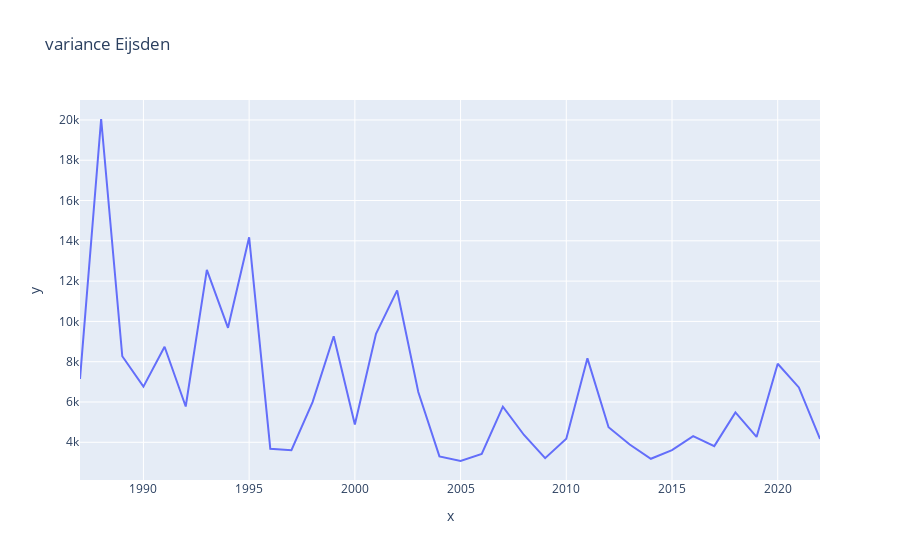

Here is the notebook cell this chart was saved with:
### Code cell
#plot variance Eijsden
x = year_number
y = variance_list_Eijsden
fig = px.line(dataEijsden, title = 'variance Eijsden', x = year_number , y = variance_list_Eijsden )
fig.show()

### Figure 1 — Plotly figure (JSON) as saved in the notebook; plotly's stock layout.template omitted (floating-point values rounded to 4 significant figures)
{"data": [{"hovertemplate": "x=%{x}<br>y=%{y}<extra></extra>", "legendgroup": "", "line": {"color": "#636efa", "dash": "solid"}, "marker": {"symbol": "circle"}, "mode": "lines", "name": "", "orientation": "v", "showlegend": false, "type": "scatter", "x": [1987, 1988, 1989, 1990, 1991, 1992, 1993, 1994, 1995, 1996, 1997, 1998, 1999, 2000, 2001, 2002, 2003, 2004, 2005, 2006, 2007, 2008, 2009, 2010, 2011, 2012, 2013, 2014, 2015, 2016, 2017, 2018, 2019, 2020, 2021, 2022], "xaxis": "x", "y": [7146.0, 20050.0, 8272.0, 6760.0, 8742.0, 5778.0, 12560.0, 9682.0, 14170.0, 3682.0, 3610.0, 5993.0, 9264.0, 4885.0, 9384.0, 11540.0, 6493.0, 3301.0, 3071.0, 3423.0, 5767.0, 4363.0, 3213.0, 4178.0, 8166.0, 4748.0, 3892.0, 3183.0, 3614.0, 4305.0, 3810.0, 5485.0, 4266.0, 7899.0, 6722.0, 4166.0], "yaxis": "y"}], "layout": {"legend": {"tracegroupgap": 0}, "title": {"text": "variance Eijsden"}, "xaxis": {"anchor": "y", "domain": [0, 1], "title": {"text": "x"}}, "yaxis": {"anchor": "x", "domain": [0, 1], "title": {"text": "y"}}}}
